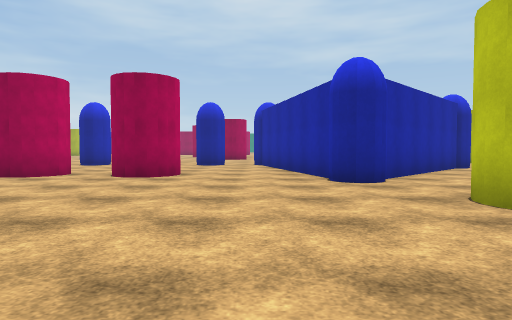
View 1 (above)

24 first-person views from a walk through a Unity game level. The camera is 1.2 m above the floor, tilts 2° down and sees 75° across. The floor is counted in squares, 2 m on a side. Each view is taken from the middle of a square. On the plan, view 1 faces up. The plan holds only what a view shows up to about 10 squares ahead; the rest is blank. The place goes on beyond the plan. Surface patterns are stand-ins for the level's own textures.

View 2
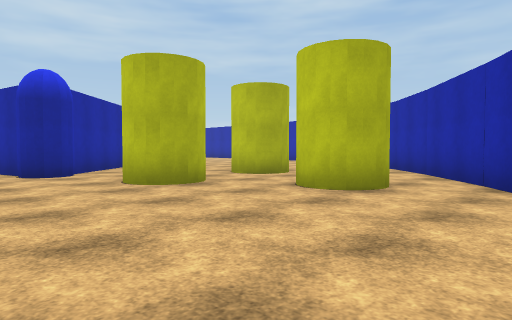

View 3
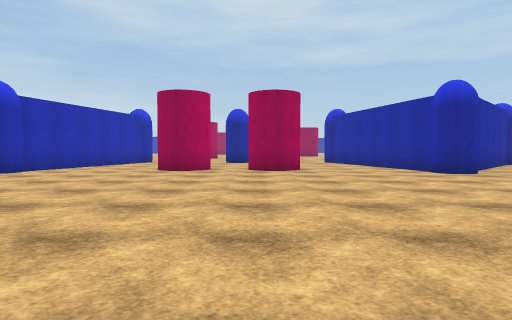

View 4
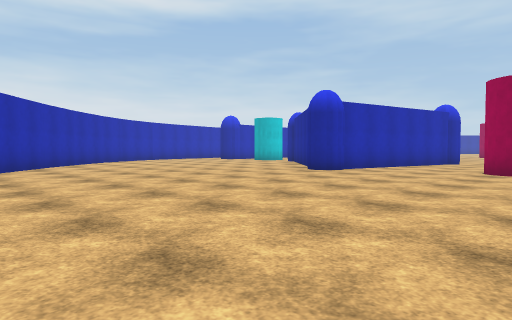

View 5
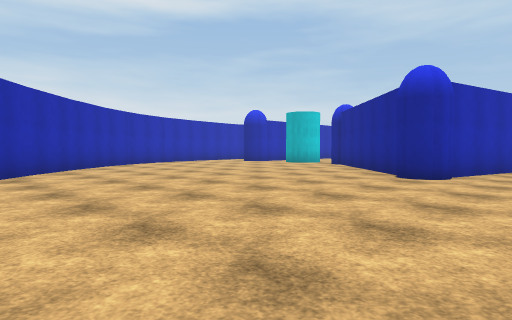

View 6
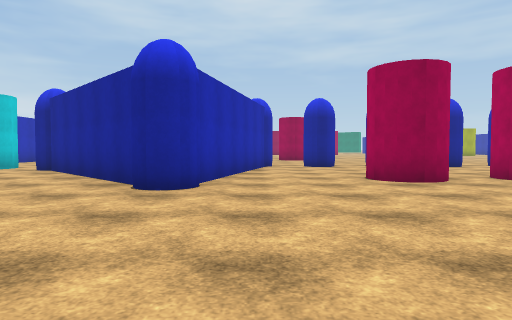

View 7
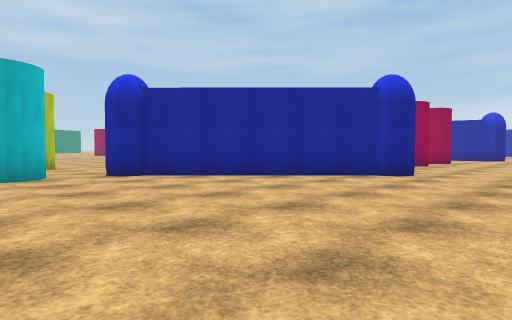

View 8
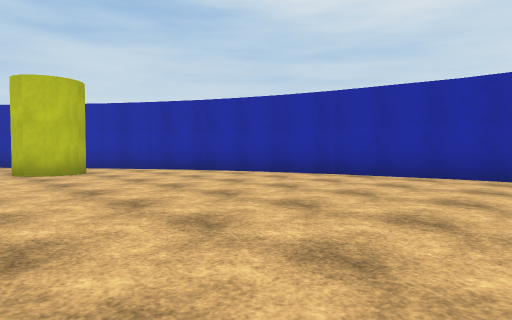

View 9
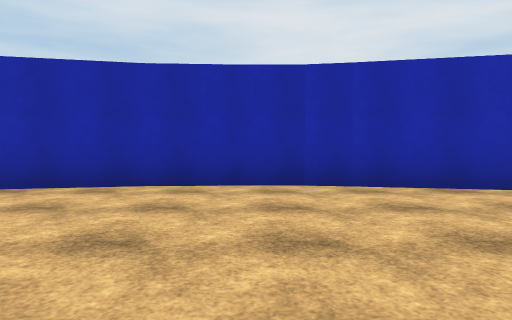

View 10
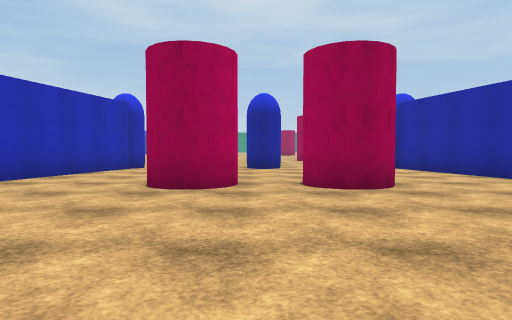

View 11
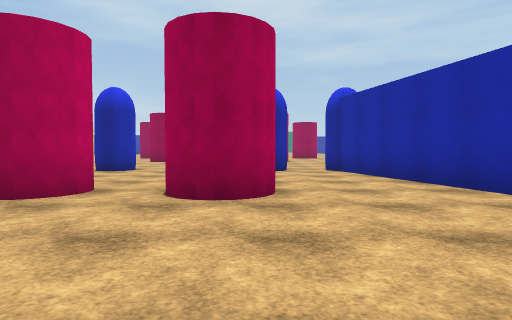

View 12
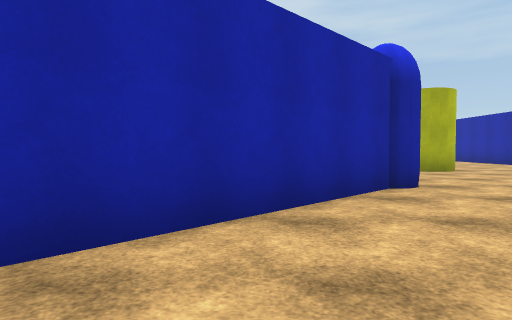

View 13
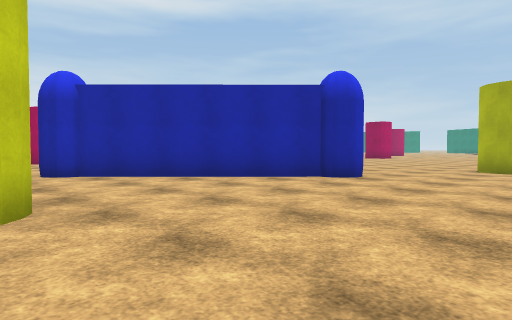

View 14
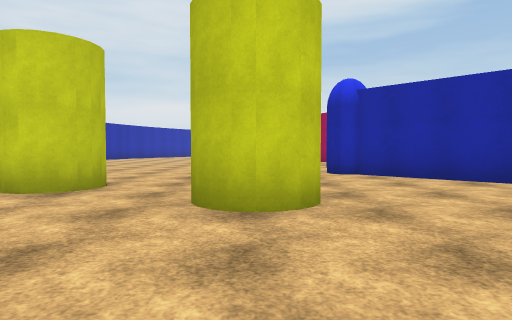

View 15
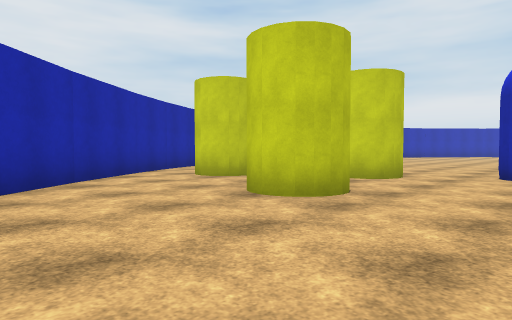

View 16
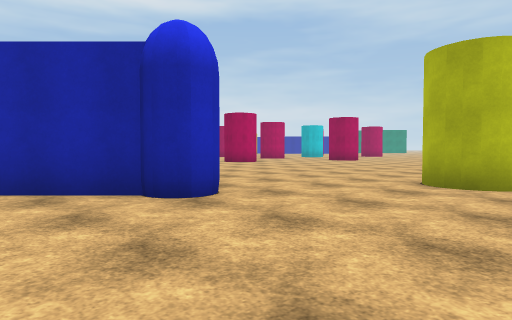

View 17
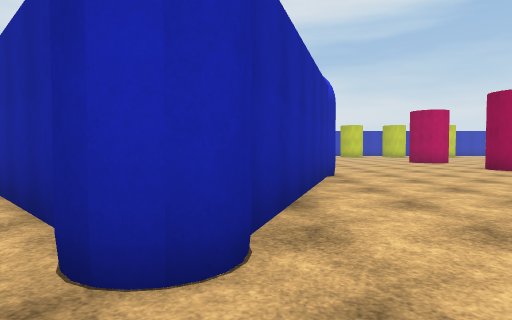

View 18
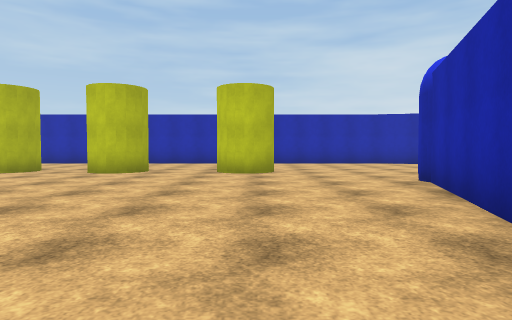

View 19
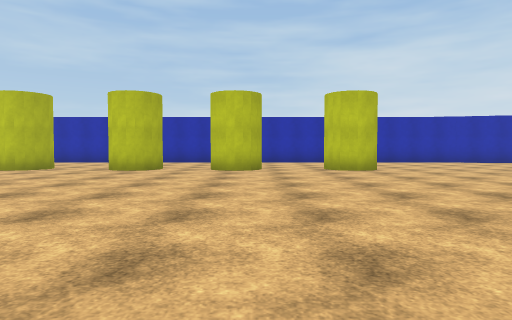

View 20
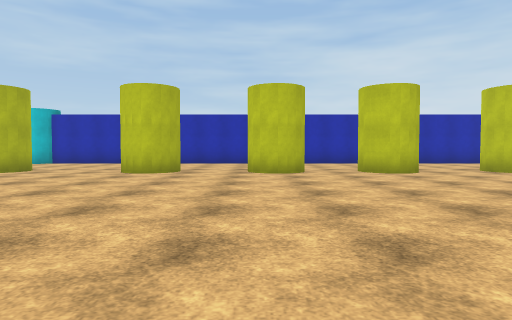

View 21
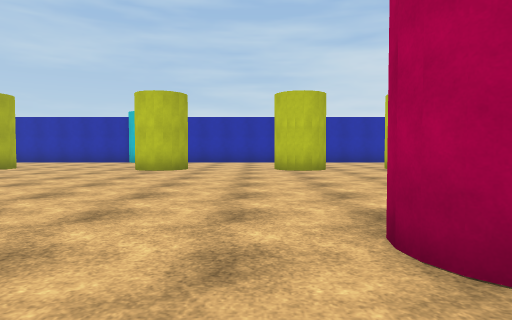

View 22
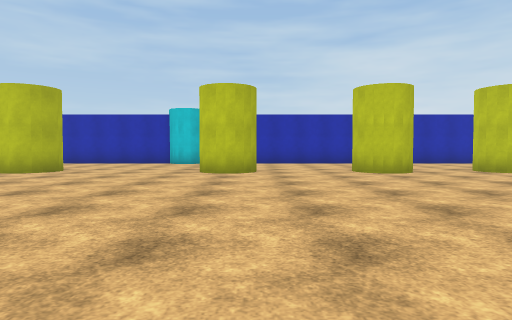

View 23
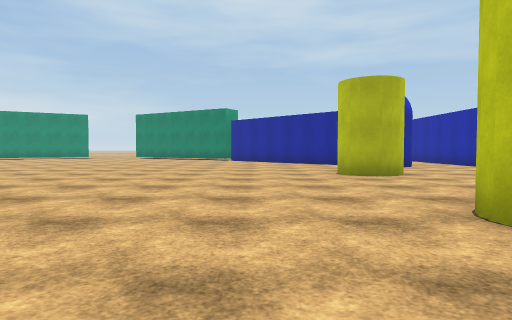

View 24
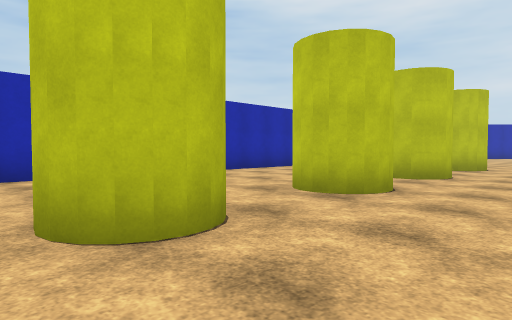

### Floor plan
Key: @ floor where view 1 was taken; # wall or solid block; x gap in a wall; . floor.
Columns run from 17 left of view 1 to 10 right of it. Each row starts with its distance up from view 1.
 35                 ..........
 34                 ..........
 33                  ........##.
 32                   ..........
 31                   ..........
 30                    .........
 29                    .........
 28                   .......##
 27                  .........#.
 26                  ...........
 25                 ............
 24                  .#......##.
 23                    .......#.
 22                   ..........
 21                  ........##.
 20                   .......##.
 19                   ..........
 18                ##........##.
 17                ..........##.
 16                .............
 15                ...........#.
 14   #.           ..........##.
 13   ..            ............
 12   ..     #.#.#x x####.......
 11  #x#     #........# ####....
 10  ..###  ##........#  ###....
  9  ....## #.........#  ##.....
  8  .....###...#.##..####......
  7 .......##...#.##...##.......
  6 .......##..........#........
  5 ............................
  4 ....................#..#....
  3 ....................#.......
  2 #..........................#
  1 ##....................#...##
  0  ##..............@......###
 -1   ##...................##
 -2          ............###
 -3           .........###
 -4          ###...#####
 -5            #####

Where each view was taken, in squares from view 1:
view 1: 0 up, 0 right, facing up
view 2: 2 down, 0 right, facing up-right
view 3: 2 down, 3 left, facing up
view 4: 2 down, 4 left, facing up-left
view 5: 1 down, 7 left, facing up-left
view 6: 1 up, 8 left, facing up
view 7: 3 up, 17 left, facing up-right
view 8: 3 up, 4 left, facing down-right
view 9: 1 up, 4 left, facing down
view 10: 2 up, 4 left, facing up
view 11: 3 up, 2 left, facing up
view 12: 5 up, 4 right, facing up
view 13: 4 up, 10 right, facing up-left
view 14: 4 up, 10 right, facing left
view 15: 7 up, 10 right, facing down-left
view 16: 8 up, 10 right, facing up-left
view 17: 11 up, 8 right, facing left
view 18: 14 up, 0 right, facing right
view 19: 17 up, 1 left, facing right
view 20: 21 up, 0 right, facing right
view 21: 25 up, 1 left, facing right
view 22: 27 up, 0 right, facing right
view 23: 25 up, 6 right, facing up
view 24: 25 up, 6 right, facing down-right
